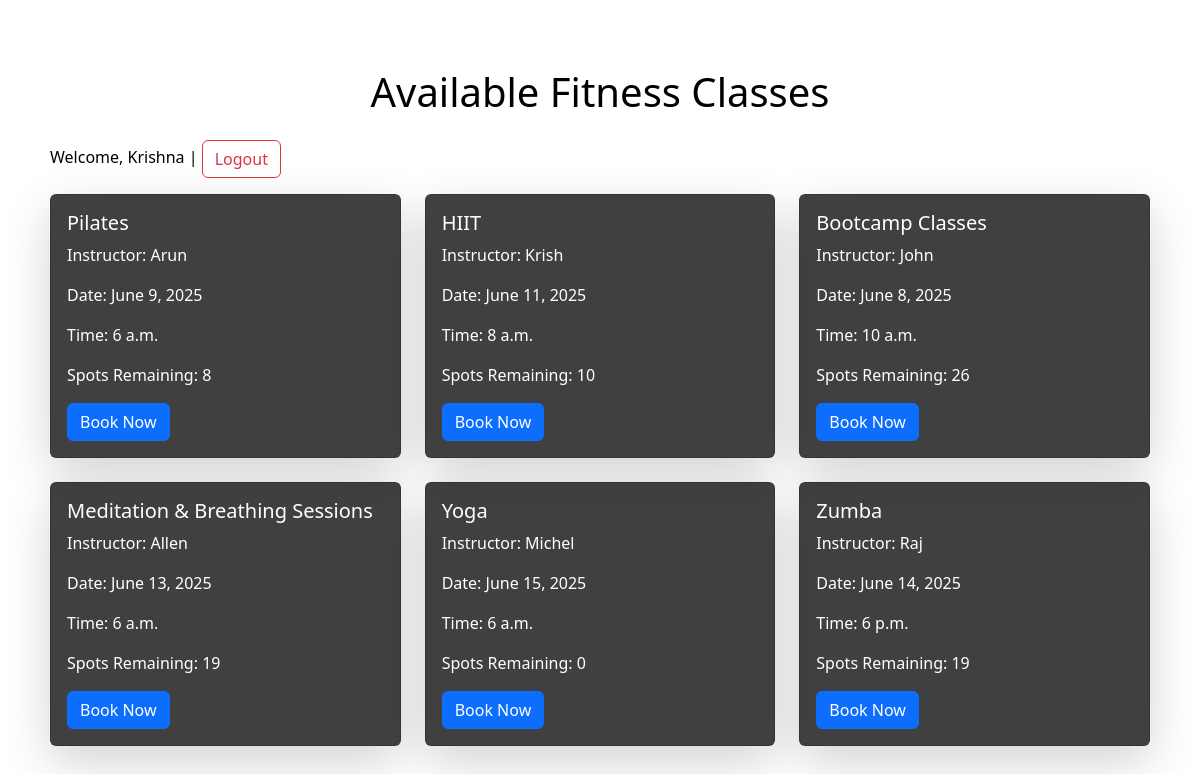
Screenshot of / (signed in) with the database file from the repository.
### Booking_App/models.py (models this page shows, shortened)
class FitnessClass(models.Model):
    class_type = models.ForeignKey(ClassType, on_delete=models.CASCADE)
    instructor = models.CharField(max_length=100)
    date = models.DateField()
    time = models.TimeField()
    capacity = models.PositiveIntegerField()
    def spots_remaining(self):
        return self.capacity - self.booking_set.count()

class ClassType(models.Model):
    name = models.CharField(max_length=100)

### Booking_App/views.py (the view)
# urls.py: 2. Add a URL to urlpatterns:  path('', Home.as_view(), name='home')
def Home(request):
    logger.info("Home page accessed")
    classes = FitnessClass.objects.all()
    return render(request, 'Home.html', {'classes': classes})

### Template/Home.html (shortened to what this page needs)
<!DOCTYPE html>
<html>
<head>
    <link rel="stylesheet" href="https://cdn.jsdelivr.net/npm/bootstrap@5.3.0/dist/css/bootstrap.min.css">
</head>
<body class="container mt-5">
    <h1 class="text-center mb-4">Available Fitness Classes</h1>
    {% if user.is_authenticated %}
    <p>Welcome, {{ user.username }} | <a href="{% url 'Logout' %}" class="btn btn-outline-danger">Logout</a></p>
    {% else %}
        <p class="text-end">
            <a href="{% url 'Register' %}" class="btn btn-outline-success">Register</a>
            <a href="{% url 'Login' %}" class="btn btn-outline-primary">Login</a>
        </p>
    {% endif %}
    <div class="row">
        {% for class in classes %}
        <div class="col-md-4">
            <div class="card mb-4 shadow-lg">
                <div class="card-body">
                    <h5 class="card-title">{{ class.class_type.name }}</h5>
                    <p class="card-text">Instructor: {{ class.instructor }}</p>
                    <p class="card-text">Date: {{ class.date }}</p>
                    <p class="card-text">Time: {{ class.time }}</p>
                    <p class="card-text">Spots Remaining: {{ class.spots_remaining }}</p>
                    {% if user.is_authenticated %}
                        <a href="{% url 'Book_class' class.id %}" class="btn btn-primary">Book Now</a>
                    {% else %}
                        <a href="{% url 'Register' %}" class="btn btn-warning">Register to Book</a>
                    {% endif %}
                </div>
            </div>
        </div>
        {% endfor %}
    </div>
</body>
</html>

### Template/Home.html (style rules this page uses)
body { background-image: url('https://images.unsplash.com/photo-1506744038136-46273834b3fb?auto=format&fit=crop&w=1470&q=80'); background-size: cover; background-repeat: no-repeat; background-attachment: fixed; background-position: center; color: black; }
.card { background-color: rgba(0, 0, 0, 0.75); color: white; }
.container { background-color: #ffffff; border-radius: 12px; padding: 20px; }
a.btn { margin-right: 5px; }

### rows the page displays
FitnessClass: class_type.name "Pilates", instructor "Arun", date "June 9, 2025", time "6 a.m.", spots_remaining "8"
FitnessClass: class_type.name "HIIT", instructor "Krish", date "June 11, 2025", time "8 a.m.", spots_remaining "10"
FitnessClass: class_type.name "Bootcamp Classes", instructor "John", date "June 8, 2025", time "10 a.m.", spots_remaining "26"
FitnessClass: class_type.name "Meditation & Breathing Sessions", instructor "Allen", date "June 13, 2025", time "6 a.m.", spots_remaining "19"
FitnessClass: class_type.name "Yoga", instructor "Michel", date "June 15, 2025", time "6 a.m.", spots_remaining "0"
FitnessClass: class_type.name "Zumba", instructor "Raj", date "June 14, 2025", time "6 p.m.", spots_remaining "19"

### other values shown
{{ user.username }} "Krishna"
